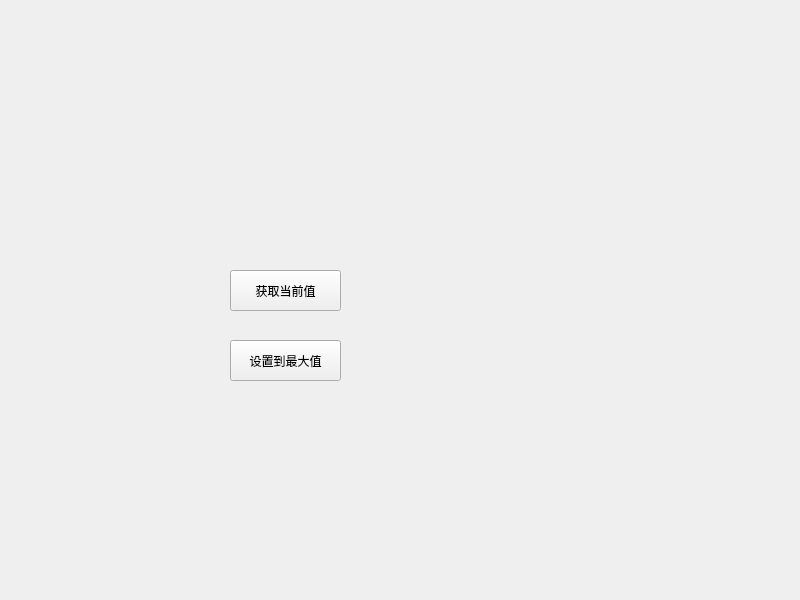
<?xml version="1.0" encoding="UTF-8"?>
<ui version="4.0">
 <class>Widget</class>
 <widget class="QWidget" name="Widget">
  <property name="geometry">
   <rect>
    <x>0</x>
    <y>0</y>
    <width>800</width>
    <height>600</height>
   </rect>
  </property>
  <property name="windowTitle">
   <string>Widget</string>
  </property>
  <widget class="SmallWidget" name="widget" native="true">
   <property name="geometry">
    <rect>
     <x>110</x>
     <y>100</y>
     <width>361</width>
     <height>80</height>
    </rect>
   </property>
  </widget>
  <widget class="QPushButton" name="btn_get">
   <property name="geometry">
    <rect>
     <x>230</x>
     <y>270</y>
     <width>111</width>
     <height>41</height>
    </rect>
   </property>
   <property name="text">
    <string>获取当前值</string>
   </property>
  </widget>
  <widget class="QPushButton" name="btn_set">
   <property name="geometry">
    <rect>
     <x>230</x>
     <y>340</y>
     <width>111</width>
     <height>41</height>
    </rect>
   </property>
   <property name="text">
    <string>设置到最大值</string>
   </property>
  </widget>
 </widget>
 <customwidgets>
  <customwidget>
   <class>SmallWidget</class>
   <extends>QWidget</extends>
   <header>smallwidget.h</header>
   <container>1</container>
  </customwidget>
 </customwidgets>
 <resources/>
 <connections/>
</ui>
